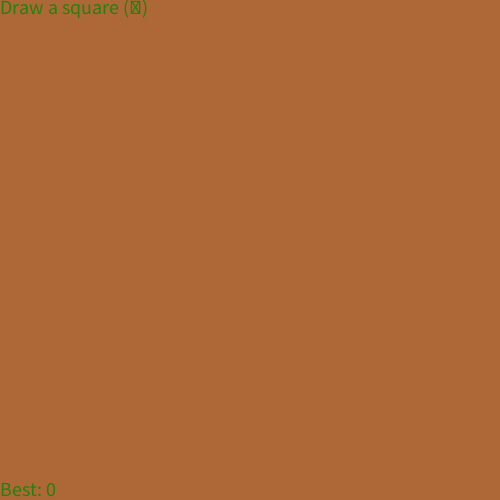
Frame 1 (no input)
Frame 60 (the mouse pressed at the canvas centre just before this capture): identical to frame 1, image omitted
Frame 120 (the mouse held since frame 60 and released just before this capture): identical to frame 1, image omitted

The Processing sketch that drew this single still picture (run headless with seeded random() and noise(); from frame 60 on, the mouse is pressed at the canvas centre):

// Processing sketch: processing_99588
// ── processing_99588.pde

boolean clicking;
int strWid, mode, highScore;
String shape;

void setup() {
  size(500, 500);
  highScore = 0;
  clicking = false;
  background(0xFFAE6838);
  strWid = 20;
  shape = setMode();
  textAlign(LEFT, TOP);
  textSize(20);
  fill(0xCC008800);
  text("Draw a " + shape, 0, 0);
  textAlign(LEFT, BOTTOM);
  text("Best: " + highScore, 0, height);
}

void draw() {
}

void mousePressed() {
  if(mouseButton!=LEFT) return;
  clicking = true;
  background(0xFFAE6838);
  stroke(0);
  strokeWeight(strWid);
  point(mouseX, mouseY);
}

void mouseDragged() {
  if(mouseButton!=LEFT) return;
  stroke(0);
  strokeWeight(strWid);
  line(mouseX, mouseY, pmouseX, pmouseY);
}

void mouseReleased() {
  if(mouseButton!=LEFT) return;
  clicking = false;
  PVector c = getCenter();
  int avgRad=0;
  if (mode==0) avgRad = getRadius(c);
  else if (mode == 1) avgRad = getWidth(c);
  else if (mode == 2) avgRad = getBase(c);
  int score = generateScore(c, avgRad, mode);
  strokeWeight(1);
  textAlign(CENTER, CENTER);
  textSize(20);
  fill(255);
  text("" + score, c.x, c.y);
  stroke(255);
  noFill();
  if (mode == 0)
    ellipse(c.x, c.y, avgRad*2, avgRad*2);
  else if (mode == 1) {
    rectMode(CENTER);
    rect(c.x, c.y, avgRad, avgRad);
  } 
  else if (mode == 2) {
    triangle(c.x, c.y-avgRad/sqrt(3), 
    c.x+avgRad/2, c.y+avgRad/(2*sqrt(3)), 
    c.x-avgRad/2, c.y+avgRad/(2*sqrt(3)));
  }
  if (score >= 35) strWid-=2;
  if (strWid<1) strWid=1;
  if(score>highScore) highScore=score;
  shape = setMode();
  textAlign(LEFT, TOP);
  textSize(20);
  fill(0xCC008800);
  text("Draw a " + shape, 0, 0);
  textAlign(LEFT, BOTTOM);
  text("Best: " + highScore, 0, height);
}

String setMode() {
  mode = (int)(random(1)*3);
  String shape = "";
  if (mode == 0) shape = "circle (\u25CB)";
  else if (mode == 1) shape = "square (\u25A1)";
  else if (mode == 2) shape = "triangle (\u0394)";
  return shape;
}

PVector getCenter() {
  loadPixels();
  int xSum=0, ySum=0, pixSum=0;
  for (int i = 0; i < pixels.length; i++)
    if ((pixels[i] & 0x00FFFFFF)==0) {
      xSum += i % width;
      ySum += i / width;
      pixSum ++;
    }
  if(pixSum == 0) return new PVector(0,0);
  return new PVector(xSum/pixSum, ySum/pixSum);
}

int getRadius(PVector center) {//for circle
  int radSum=0, pixSum=0;
  for (int i = 0; i < pixels.length; i++)
    if ((pixels[i] & 0x00FFFFFF)==0) {
      radSum += dist(center.x, center.y, i % width, i / width);
      pixSum ++;
    }
  if(pixSum == 0) return 0;
  return radSum/pixSum;
}

int getWidth(PVector center) {//for square
  int radSum=0, pixSum=0;
  for (int i = 0; i < pixels.length; i++)
    if ((pixels[i] & 0x00FFFFFF)==0) {
      radSum += dist(center.x, center.y, i % width, i / width);
      pixSum ++;
    }
  return (int)(4.0*(radSum/pixSum)/(sqrt(2)+1));
}

int getBase(PVector center) {//for triangle
  int radSum=0, pixSum=0;
  for (int i = 0; i < pixels.length; i++)
    if ((pixels[i] & 0x00FFFFFF)==0) {
      radSum += dist(center.x, center.y, i % width, i / width);
      pixSum ++;
    }
  return 8*radSum/(3*pixSum);
}

int generateScore(PVector center, int radius, int mode) {
  int pixSum=0, circSum=0;
  float circ = (int)(2*radius*PI);
  if (mode == 1) {
    circ = 4*radius;
  } 
  else if (mode == 2)
    circ = 3*radius;
  for (int i = 0; i < pixels.length; i++)
    if ((pixels[i] & 0x00FFFFFF)==0) {
      pixSum++;
      if (mode == 0 && (int)dist(center.x, center.y, i%width, i/width)==(int)radius) {
        circSum++;
      } 
      else if (mode == 1 && 
        ((int)abs(center.x-i%width)==(int)(radius/2) && abs(center.y-i/width)<=radius/2.0 
        || (int)abs(center.y-i/width)==(int)(radius/2) && abs(center.x-i%width)<=radius/2.0)) {//radius is actually width
        circSum++;
      } 
      else if (mode == 2) {
        float ang = atan2((i/width)-center.y, (i%width)-center.x);//y is inverted so pi/2 would be downwards
        int d = (int)dist(center.x, center.y, i%width, i/width);
        if ((ang >= -PI/2 && ang <= PI/6 && d==(int)((-radius/sqrt(3))/(sin(ang)-sqrt(3)*cos(ang)))) ||//right
        (ang >= PI/6 && ang <= 5*PI/6 && d==(int)((radius/(2*sqrt(3)))/sin(ang))) ||//bottom
        d==(int)((-radius/sqrt(3))/(sin(ang)+sqrt(3)*cos(ang))))//left
          circSum++;
      }
    }
  return (int)(circ*circSum/pixSum);
}
